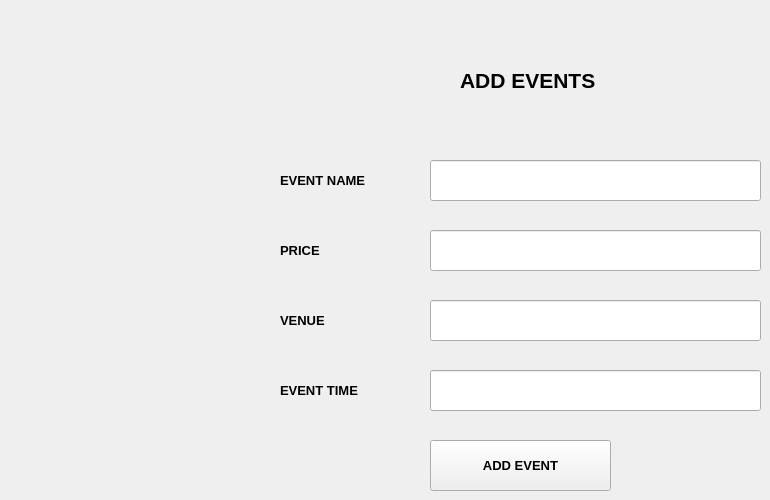
      <widget class="QWidget" name="tab_7">
       <attribute name="title">
        <string>Add</string>
       </attribute>
       <widget class="QPushButton" name="pushButton_2">
        <property name="geometry">
         <rect>
          <x>430</x>
          <y>440</y>
          <width>181</width>
          <height>51</height>
         </rect>
        </property>
        <property name="font">
         <font>
          <pointsize>10</pointsize>
          <weight>75</weight>
          <bold>true</bold>
         </font>
        </property>
        <property name="text">
         <string>ADD EVENT</string>
        </property>
        <property name="icon">
         <iconset>
          <normaloff>icons/add.webp</normaloff>icons/add.webp</iconset>
        </property>
        <property name="iconSize">
         <size>
          <width>40</width>
          <height>40</height>
         </size>
        </property>
       </widget>
       <widget class="QLineEdit" name="lineEdit_3">
        <property name="geometry">
         <rect>
          <x>430</x>
          <y>160</y>
          <width>331</width>
          <height>41</height>
         </rect>
        </property>
       </widget>
       <widget class="QLineEdit" name="lineEdit_5">
        <property name="geometry">
         <rect>
          <x>430</x>
          <y>230</y>
          <width>331</width>
          <height>41</height>
         </rect>
        </property>
       </widget>
       <widget class="QLineEdit" name="lineEdit_6">
        <property name="geometry">
         <rect>
          <x>430</x>
          <y>300</y>
          <width>331</width>
          <height>41</height>
         </rect>
        </property>
       </widget>
       <widget class="QLabel" name="label_5">
        <property name="geometry">
         <rect>
          <x>280</x>
          <y>160</y>
          <width>121</width>
          <height>41</height>
         </rect>
        </property>
        <property name="font">
         <font>
          <pointsize>10</pointsize>
          <weight>75</weight>
          <bold>true</bold>
         </font>
        </property>
        <property name="text">
         <string>EVENT NAME</string>
        </property>
       </widget>
       <widget class="QLabel" name="label_7">
        <property name="geometry">
         <rect>
          <x>280</x>
          <y>230</y>
          <width>121</width>
          <height>41</height>
         </rect>
        </property>
        <property name="font">
         <font>
          <pointsize>10</pointsize>
          <weight>75</weight>
          <bold>true</bold>
         </font>
        </property>
        <property name="text">
         <string>PRICE</string>
        </property>
       </widget>
       <widget class="QLabel" name="label_8">
        <property name="geometry">
         <rect>
          <x>280</x>
          <y>300</y>
          <width>121</width>
          <height>41</height>
         </rect>
        </property>
        <property name="font">
         <font>
          <pointsize>10</pointsize>
          <weight>75</weight>
          <bold>true</bold>
         </font>
        </property>
        <property name="text">
         <string>VENUE</string>
        </property>
       </widget>
       <widget class="QLineEdit" name="lineEdit_11">
        <property name="geometry">
         <rect>
          <x>430</x>
          <y>370</y>
          <width>331</width>
          <height>41</height>
         </rect>
        </property>
       </widget>
       <widget class="QLabel" name="label_10">
        <property name="geometry">
         <rect>
          <x>280</x>
          <y>370</y>
          <width>111</width>
          <height>41</height>
         </rect>
        </property>
        <property name="font">
         <font>
          <pointsize>10</pointsize>
          <weight>75</weight>
          <bold>true</bold>
         </font>
        </property>
        <property name="text">
         <string>EVENT TIME </string>
        </property>
       </widget>
       <widget class="QLabel" name="label_20">
        <property name="geometry">
         <rect>
          <x>460</x>
          <y>60</y>
          <width>171</width>
          <height>41</height>
         </rect>
        </property>
        <property name="font">
         <font>
          <family>Segoe UI</family>
          <pointsize>16</pointsize>
          <weight>75</weight>
          <bold>true</bold>
         </font>
        </property>
        <property name="text">
         <string>ADD EVENTS</string>
        </property>
       </widget>
      </widget>
